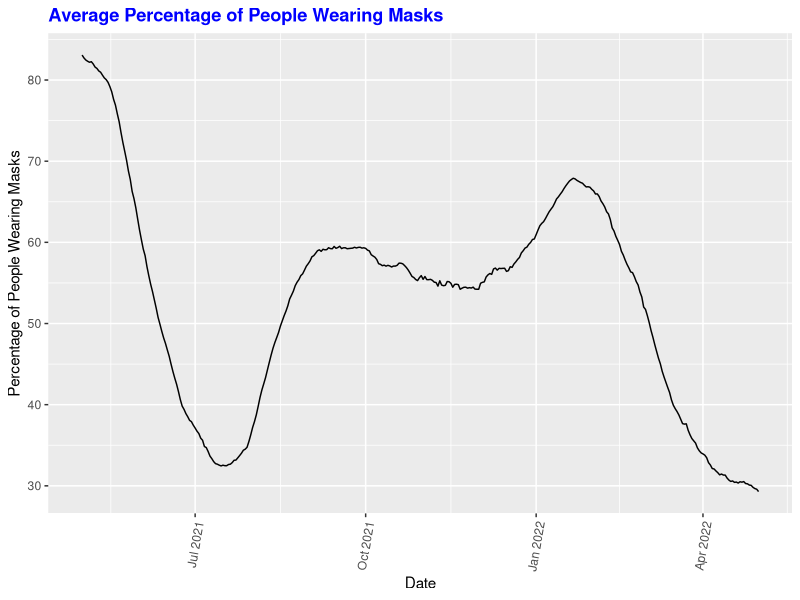
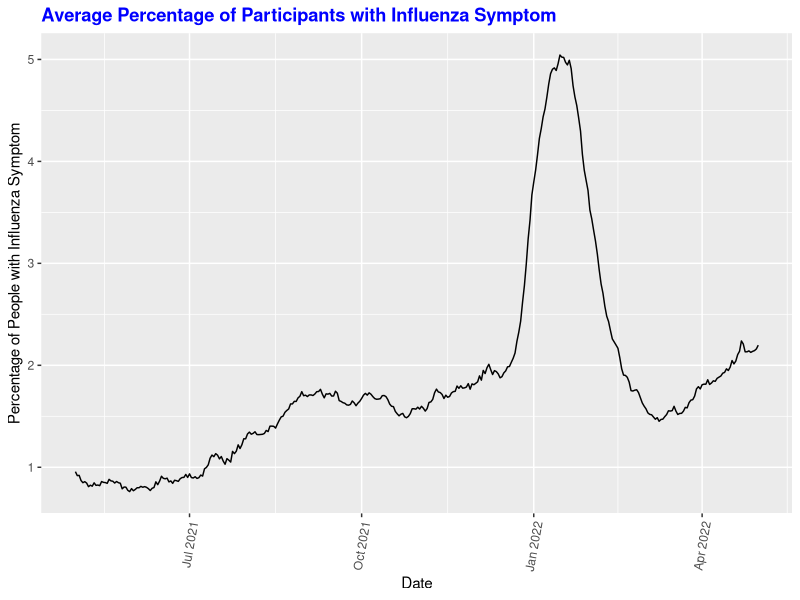
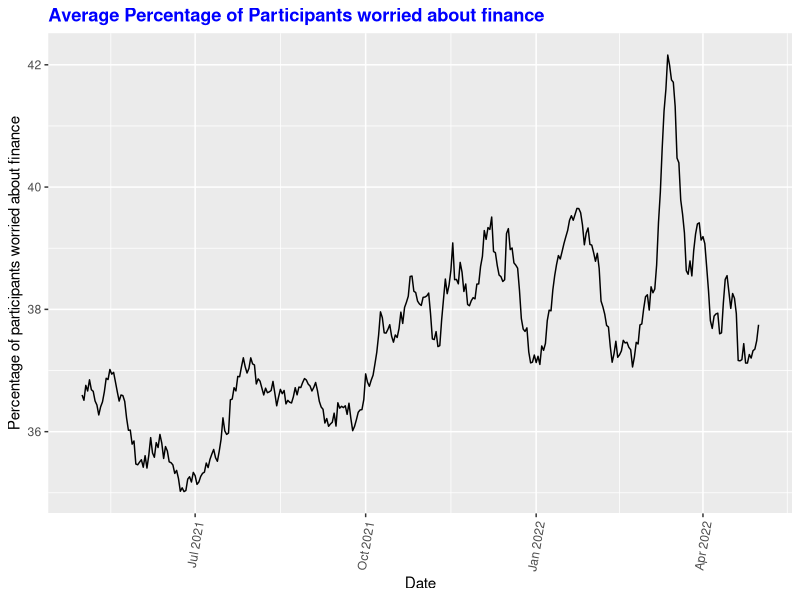
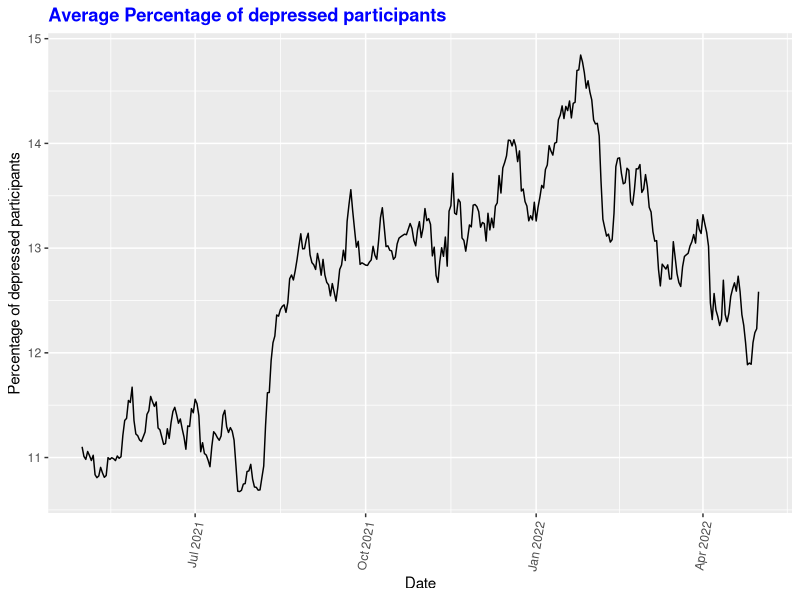
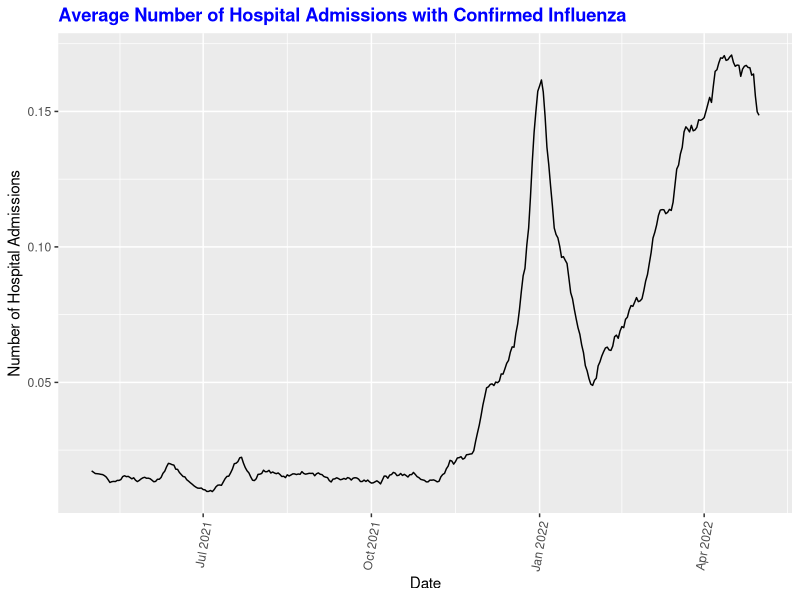

These figures' R source, in order:
## ---- chunk 1
library(tidyverse)
## ---- chunk 2
final_long=
  read_csv("Data/final_long.csv")

final_long %>%
  select(admission_prop, maskwearing_prop, symptom_prop,  finances_prop, depression_prop) %>%
  summary() %>%
  knitr::kable(digits = 3)
## ---- chunk 3
final_long%>%
  drop_na%>%
  group_by(date)%>%
  summarize(avg_maskwearing_prop = mean(as.numeric(maskwearing_prop))) %>%
  ggplot(aes(x = date, y = avg_maskwearing_prop)) +
  geom_line()+
  labs(title = "Average Percentage of People Wearing Masks", x = "Date", y = "Percentage of People Wearing Masks")+
  theme(plot.title=element_text(face="bold", color="blue"))+
  theme(axis.text.x = element_text(angle=80, hjust=1))
## ---- chunk 4
final_long%>%
  drop_na%>%
  group_by(date)%>%
  summarize(avg_symptom_prop = mean(as.numeric(symptom_prop))) %>%
  ggplot(aes(x = date, y = avg_symptom_prop)) +
  geom_line() +
  labs(title = "Average Percentage of Participants with Influenza Symptom", x = "Date", y = "Percentage of People with Influenza Symptom") +
  theme(plot.title=element_text(face="bold", color="blue")) +
  theme(axis.text.x = element_text(angle=80, hjust=1))
## ---- chunk 5
final_long%>%
  drop_na%>%
  group_by(date)%>%
  summarize(avg_finances_prop = mean(as.numeric(finances_prop))) %>%
  ggplot(aes(x = date, y = avg_finances_prop)) +
  geom_line()+
  labs(title = "Average Percentage of Participants worried about finance", x = "Date", y = "Percentage of participants worried about finance")+
  theme(plot.title=element_text(face="bold", color="blue"))+
  theme(axis.text.x = element_text(angle=80, hjust=1))
## ---- chunk 6
final_long %>%
  drop_na %>%
  group_by(date)%>%
  summarize(avg_depression_prop = mean(as.numeric(depression_prop))) %>%
  ggplot(aes(x = date, y = avg_depression_prop)) +
  geom_line()+
  labs(title = "Average Percentage of depressed participants", x = "Date", y = "Percentage of depressed participants")+
  theme(plot.title=element_text(face="bold", color="blue"))+
  theme(axis.text.x = element_text(angle=80, hjust=1))
## ---- chunk 7
final_long%>%
  drop_na%>%
  group_by(date)%>%
  summarize(avg_admission_prop = mean(as.numeric(admission_prop))) %>%
  ggplot(aes(x = date, y = avg_admission_prop)) +
  geom_line()+
  labs(title = "Average Number of Hospital Admissions with Confirmed Influenza", x = "Date", y = "Number of Hospital Admissions")+
  theme(plot.title=element_text(face="bold", color="blue"))+
  theme(axis.text.x = element_text(angle=80, hjust=1))
